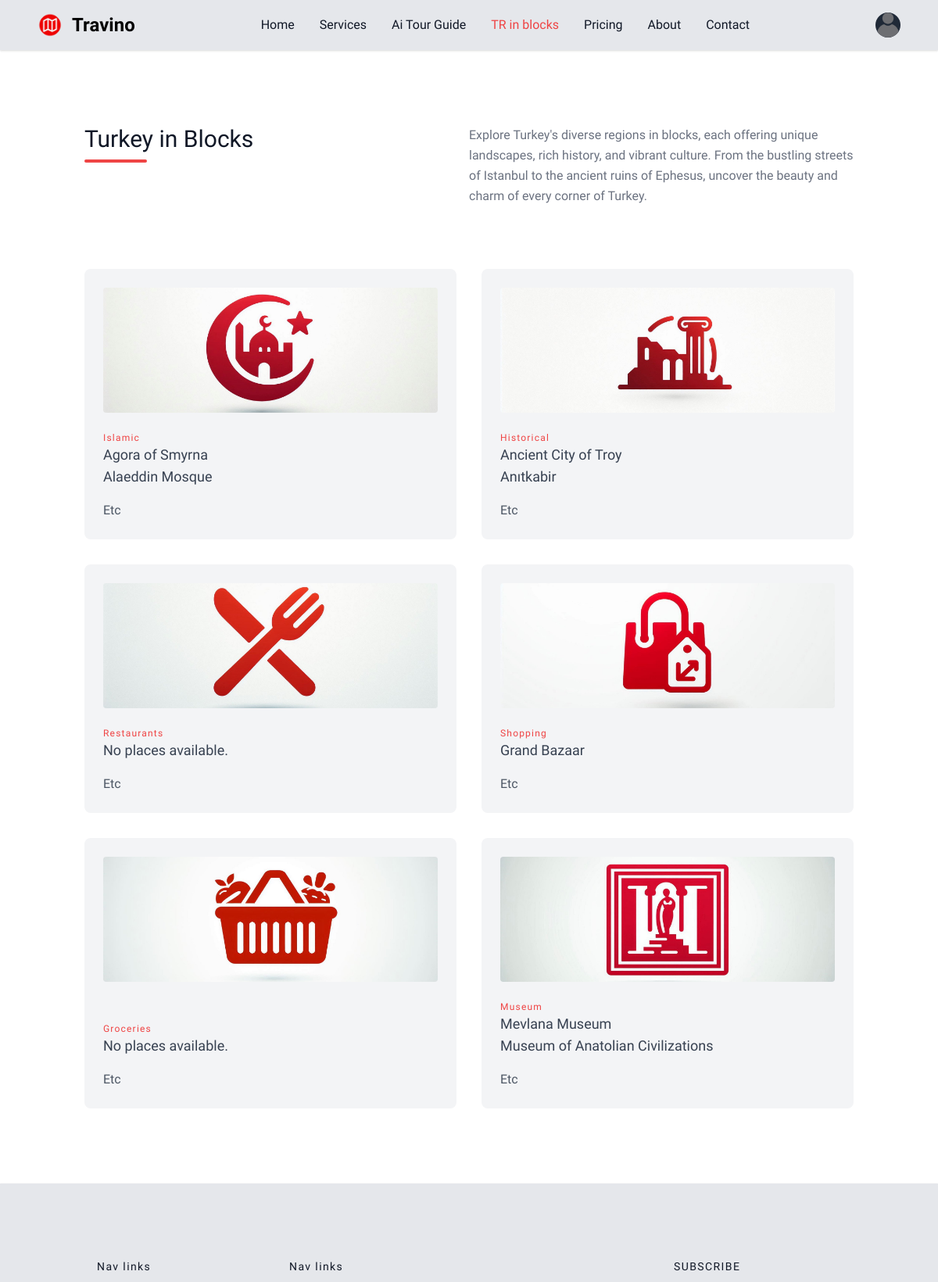
The page /tr_in_blocks/ (upper part) on the database as committed earlier.
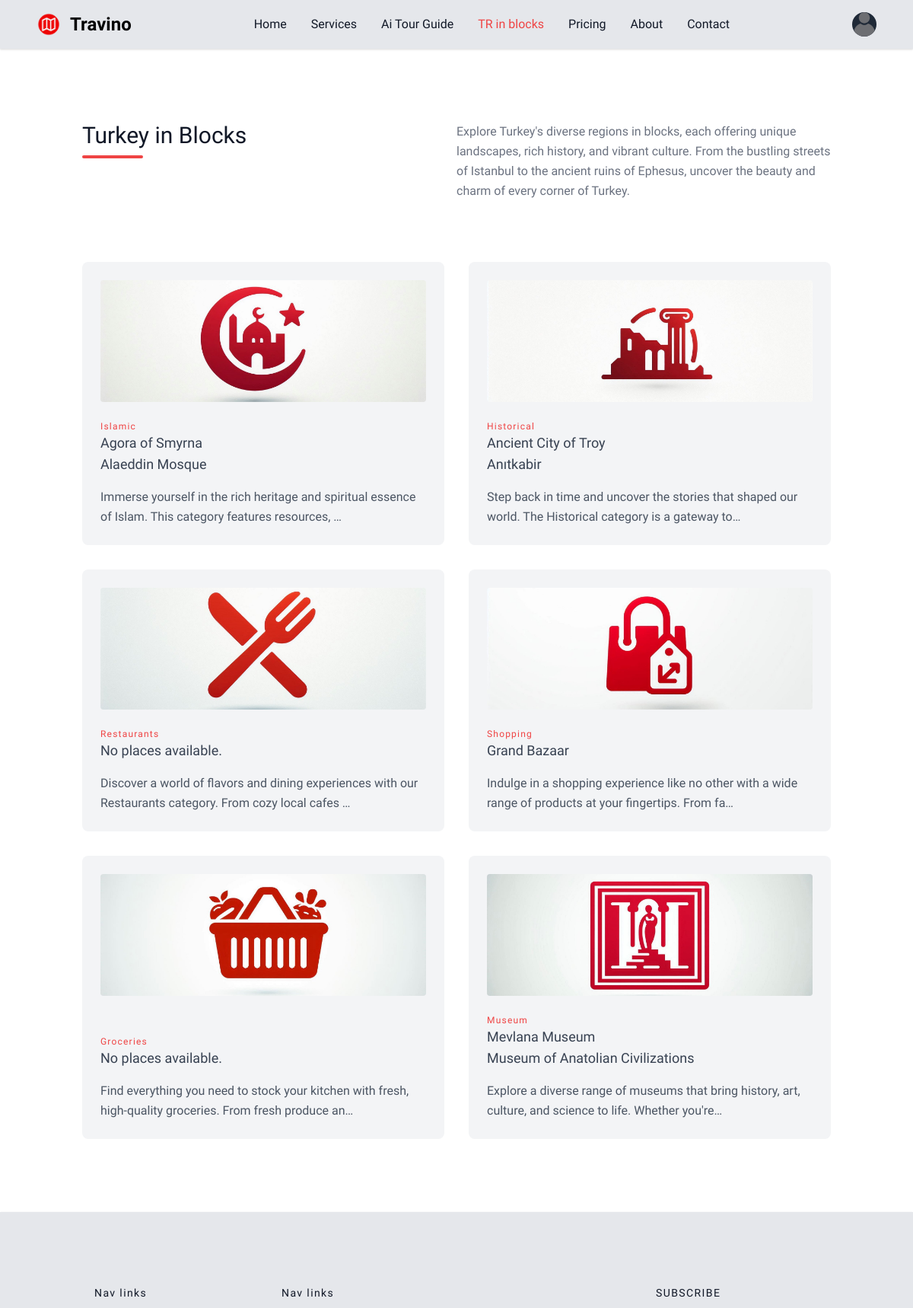
The same page on the database as committed later.
### app/models.py (models this page shows, shortened)
class Category(models.Model):
    name = models.CharField(max_length=100)
    description = models.TextField()
    image = models.ImageField(upload_to='category_pics', default='default.png')

class Place(models.Model):
    name = models.CharField(max_length=100)
    image = models.ImageField(upload_to='place_pics', default='default.png')
    category = models.ForeignKey(Category, on_delete=models.CASCADE, related_name='places')
    location = models.CharField(max_length=100, default='Not located')

### app/views.py (the view)
# urls.py: path('tr_in_blocks/', views.tr_in_blocks, name='tr_in_blocks'),
def tr_in_blocks(request):
    categorys = Category.objects.all()
    places = Place.objects.all()
    categories = Category.objects.prefetch_related('places').all()
    return render(request, 'tr_in_blocks.html',
    {
     'categorys':categorys,
     'categories': categories,
     'places':places,
     })

### templates/tr_in_blocks.html (shortened to what this page needs)
{% extends "base.html" %}
{% block isactiveeeeee %}
text-red-500
{% endblock isactiveeeeee %}
{% block maincontent %}
  <section class="text-gray-600 body-font">
    <div class="container px-5 py-24 mx-auto">
      <div class="flex flex-wrap w-full mb-20">
        <div class="lg:w-1/2 w-full mb-6 lg:mb-0">
          <h1 class="sm:text-3xl text-2xl font-medium title-font mb-2 text-gray-900">Turkey in Blocks</h1>
          <div class="h-1 w-20 bg-red-500 rounded"></div>
        </div>
        <p class="lg:w-1/2 w-full leading-relaxed text-gray-500">Explore Turkey's diverse regions in blocks, each offering unique landscapes, rich history, and vibrant culture. From the bustling streets of Istanbul to the ancient ruins of Ephesus, uncover the beauty and charm of every corner of Turkey.</p>
      </div>
      <div class="flex flex-wrap -m-4 justify-center">
        {% for category in categorys %}
        <div data-aos="zoom-out-up" class="xl:w-1/4 md:w-1/2 sm:w-2/3 w-full p-4">
            <a href="{% url 'category_detail' category.id %}">
                <div class="bg-gray-100 p-6 rounded-lg h-full flex flex-col justify-between">
                    <img class="h-40 rounded w-full object-cover object-center mb-6" src="{{category.image.url}}" alt="content">
                    <div>
                        <h3 class="tracking-widest text-red-500 text-xs font-medium title-font">{{category.name|capfirst}}</h3>
                        <h2 class="text-lg text-gray-900 font-medium title-font mb-4">
                          {% if category.places.count > 0 %}
                          {% for place in category.places.all|slice:":2" %}
                          <li class="text-gray-700 flex items-center">
                              {{ place.name|capfirst }}
                          </li>
                      {% endfor %}
                      {% else %}
                      <li class="text-gray-700 flex items-center">No places available.</li>
                      {% endif %}
                        </h2>
                        <p class="leading-relaxed text-base">{{category.description|capfirst|truncatechars:105}}</p>
                    </div>
                </div>
            </a>
        </div>
        {% endfor %}
    </div>
    </div>
  </section>
{% endblock maincontent %}

### templates/base.html (shortened to what this page needs)
{% load static %}
<!DOCTYPE html>
<html lang="en">
<head>
    <link href="https://cdn.jsdelivr.net/npm/tailwindcss@2.2.19/dist/tailwind.min.css" rel="stylesheet">
	<link
    rel="stylesheet"
    href="https://cdnjs.cloudflare.com/ajax/libs/animate.css/4.1.1/animate.min.css"
  />
  <link href="https://unpkg.com/aos@2.3.1/dist/aos.css" rel="stylesheet">
</head>
<body>
<nav class="bg-gray-200 shadow shadow-gray-300 w-100 px-8 md:px-auto">
	<div class="max-w-screen-xl flex flex-wrap items-center justify-between mx-auto p-4 bg-gray-200">
	<a href="{% url "home" %}" class="flex items-center space-x-3 rtl:space-x-reverse">
		<img src="{% static 'app/icon png.png' %}" class="h-8" alt="Flowbite Logo" />
		<span class="self-center text-2xl font-semibold whitespace-nowrap dark:text-white">Travino</span>
	</a>
	<div class="flex items-center md:order-2 space-x-3 md:space-x-0 rtl:space-x-reverse bg-gray-200">
		<button type="button" class="flex text-sm bg-gray-800 rounded-full md:me-0 focus:ring-4 focus:ring-gray-300 dark:focus:ring-gray-600" id="user-menu-button" aria-expanded="false" data-dropdown-toggle="user-dropdown" data-dropdown-placement="bottom">
		  {% if user.is_authenticated %}
		  <img class="w-8 h-8 rounded-full" src="{{ MEDIA_URL }}{{ user.image.url }}" alt="">
		  {% else %}
		  <img class="w-8 h-8 rounded-full" src="{{ MEDIA_URL }}{% static "app/default.png" %}" alt="">
		  {% endif %}
		</button>
	</div>
	<div class="items-center justify-between hidden w-full md:flex md:w-auto md:order-1 bg-gray-200" id="navbar-user">
	  <ul class="flex flex-col font-medium p-4 md:p-0 mt-4 border border-gray-100 rounded-lg md:space-x-8 rtl:space-x-reverse md:flex-row md:mt-0 md:border-0 md:bg-gray-200 dark:bg-gray-800 md:dark:bg-gray-900 dark:border-gray-700">
		<li>
		  <a href="{% url "home" %}" class="block py-2 px-3 text-gray-900 {% block isactive %}{% endblock %}  rounded hover:bg-gray-100 md:hover:bg-transparent md:hover:text-red-700 md:p-0 dark:text-white md:dark:hover:text-blue-500 dark:hover:bg-gray-700 dark:hover:text-white md:dark:hover:bg-transparent dark:border-gray-700">Home</a>
		</li>
		<li class="relative group" id="home-menu">
			<a
			  class="block py-2 px-3 text-gray-900 rounded hover:bg-gray-100 md:hover:bg-transparent md:hover:text-red-700 md:p-0 dark:text-white md:dark:hover:text-blue-500 dark:hover:bg-gray-700 dark:hover:text-white md:dark:hover:bg-transparent dark:border-gray-700"
			>
			  Services
			</a>
		  </li>
		  <a href="{% url "aitg" %}" class="block py-2 px-3 text-gray-900 {% block isactivee %}{% endblock %}  rounded hover:bg-gray-100 md:hover:bg-transparent md:hover:text-red-700 md:p-0 dark:text-white md:dark:hover:text-blue-500 dark:hover:bg-gray-700 dark:hover:text-white md:dark:hover:bg-transparent dark:border-gray-700">Ai Tour Guide</a>
		<li>
		  <a href="{% url "tr_in_blocks" %}" class="block py-2 px-3 text-gray-900 {% block isactiveeeeee %}{% endblock %}  rounded hover:bg-gray-100 md:hover:bg-transparent md:hover:text-red-700 md:p-0 dark:text-white md:dark:hover:text-blue-500 dark:hover:bg-gray-700 dark:hover:text-white md:dark:hover:bg-transparent dark:border-gray-700">TR in blocks</a>
		</li>
		<li>
		  <a href="{% url "pricing" %}" class="block py-2 px-3 text-gray-900 {% block isactiveee %}{% endblock %} rounded hover:bg-gray-100 md:hover:bg-transparent md:hover:text-red-700 md:p-0 dark:text-white md:dark:hover:text-blue-500 dark:hover:bg-gray-700 dark:hover:text-white md:dark:hover:bg-transparent dark:border-gray-700">Pricing</a>
		</li>
		<li>
		  <a href="{% url "about" %}" class="block py-2 px-3 text-gray-900 {% block isactiveeee %}{% endblock %} rounded hover:bg-gray-100 md:hover:bg-transparent md:hover:text-red-700 md:p-0 dark:text-white md:dark:hover:text-blue-500 dark:hover:bg-gray-700 dark:hover:text-white md:dark:hover:bg-transparent dark:border-gray-700">About</a>
		</li>
		<li>
		  <a href="{% url "contact" %}" class="block py-2 px-3 text-gray-900 {% block isactiveeeee %}{% endblock %} rounded hover:bg-gray-100 md:hover:bg-transparent md:hover:text-red-700 md:p-0 dark:text-white md:dark:hover:text-blue-500 dark:hover:bg-gray-700 dark:hover:text-white md:dark:hover:bg-transparent dark:border-gray-700">Contact</a>
		</li>
	  </ul>
	</div>
	</div>
  </nav>
{% block maincontent %}
{% endblock maincontent %}
<footer class="bg-gray-200 shadow shadow-gray-300 text-gray-600 body-font hidden md:block">
    <div class="container px-5 py-24 mx-auto">
        <div class="flex flex-wrap md:text-left text-center order-first">
            <div class="lg:w-1/4 md:w-1/2 w-full px-4">
                <h2 class="title-font font-medium text-gray-900 tracking-widest text-sm mb-3">Nav links</h2>
            </div>
            <div class="lg:w-1/4 md:w-1/2 w-full px-4">
                <h2 class="title-font font-medium text-gray-900 tracking-widest text-sm mb-3">Nav links</h2>
            </div>
            <div class="lg:w-1/4 md:w-1/2 w-full px-4">
            </div>
            <div class="lg:w-1/4 md:w-1/2 w-full px-4">
                <h2 class="title-font font-medium text-gray-900 tracking-widest text-sm mb-3">SUBSCRIBE</h2>
            </div>
        </div>
    </div>
</footer>
</body>
</html>

Rows that differ between the two databases and show on the page:
changed Category "Islamic": image: a different picture; description "Etc" → "Immerse yourself in the rich heritage and spiritual essence of Islam. This category features resources, …"
changed Category "Historical": image: a different picture; description "Etc" → "Step back in time and uncover the stories that shaped our world. The Historical category is a gateway to…"
changed Category "Restaurants": image: a different picture; description "Etc" → "Discover a world of flavors and dining experiences with our Restaurants category. From cozy local cafes …"
changed Category "Shopping": image: a different picture; description "Etc" → "Indulge in a shopping experience like no other with a wide range of products at your fingertips. From fa…"
changed Category "Groceries": image: a different picture; description "Etc" → "Find everything you need to stock your kitchen with fresh, high-quality groceries. From fresh produce an…"
changed Category "Museum": image: a different picture; description "Etc" → "Explore a diverse range of museums that bring history, art, culture, and science to life. Whether you're…"
